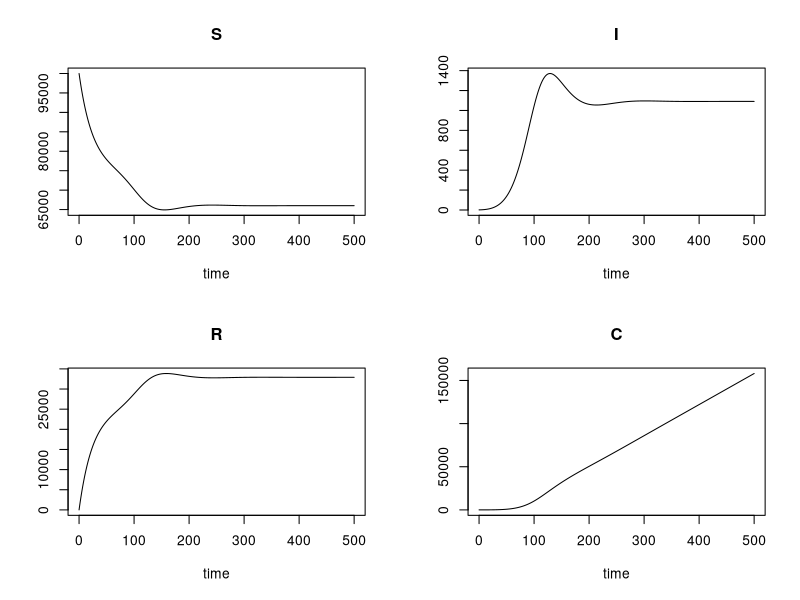
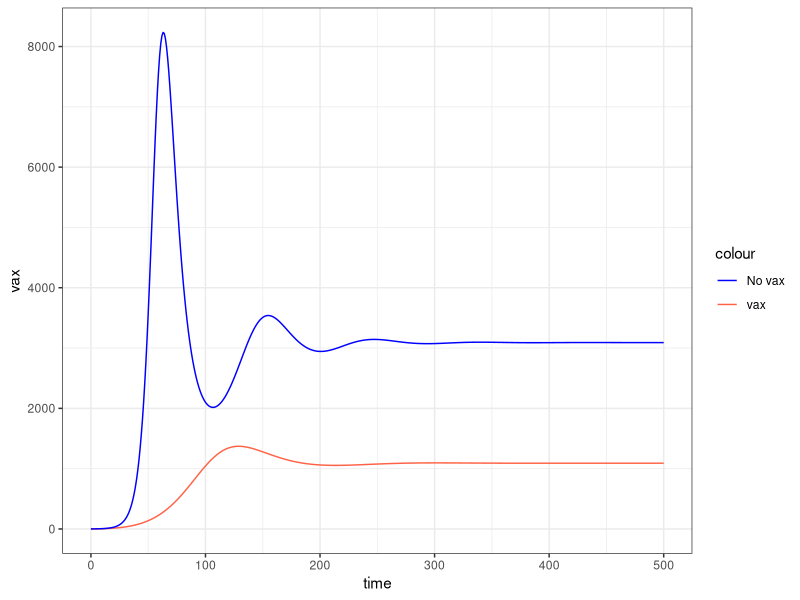
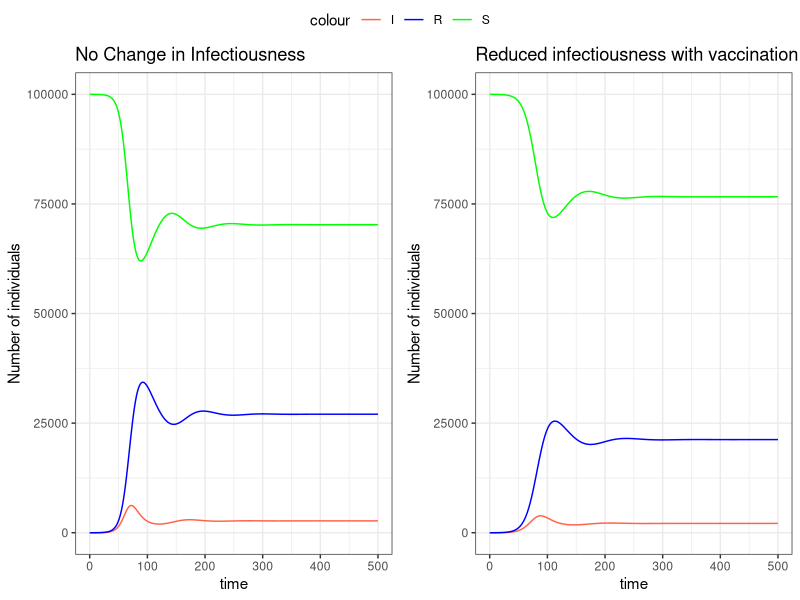
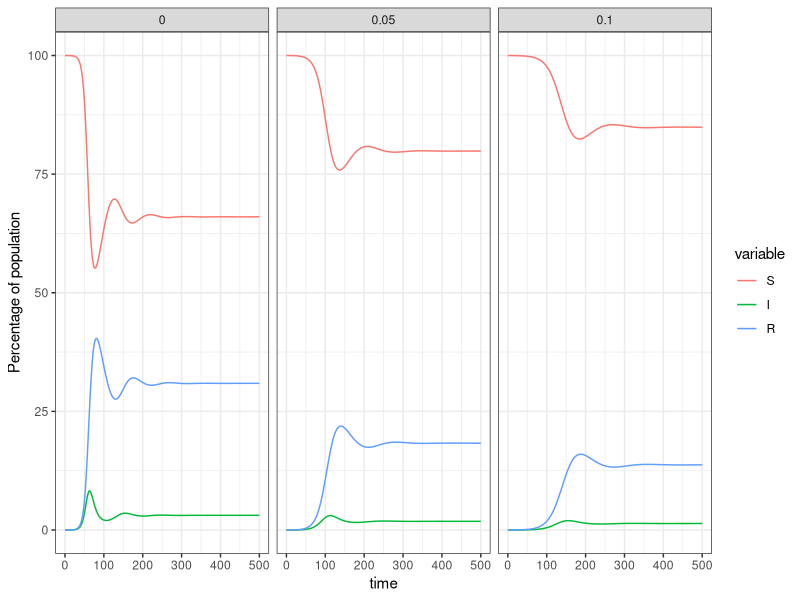
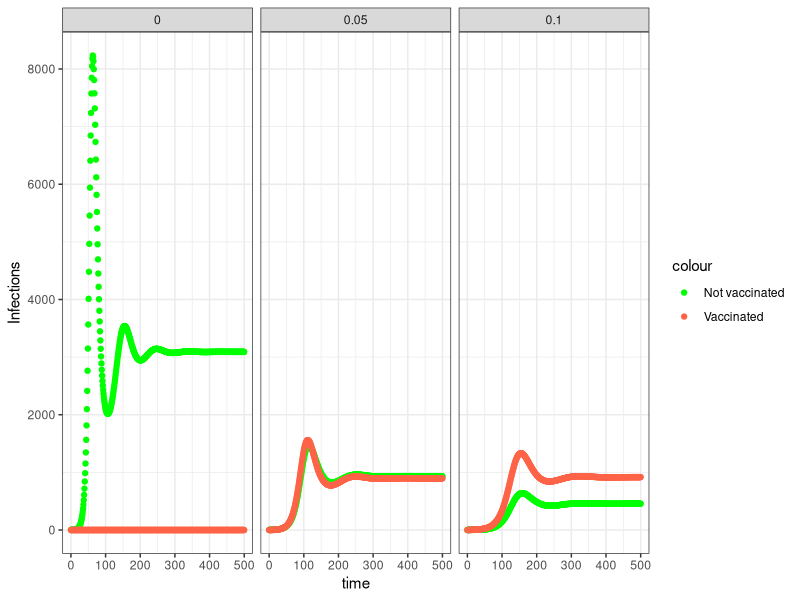
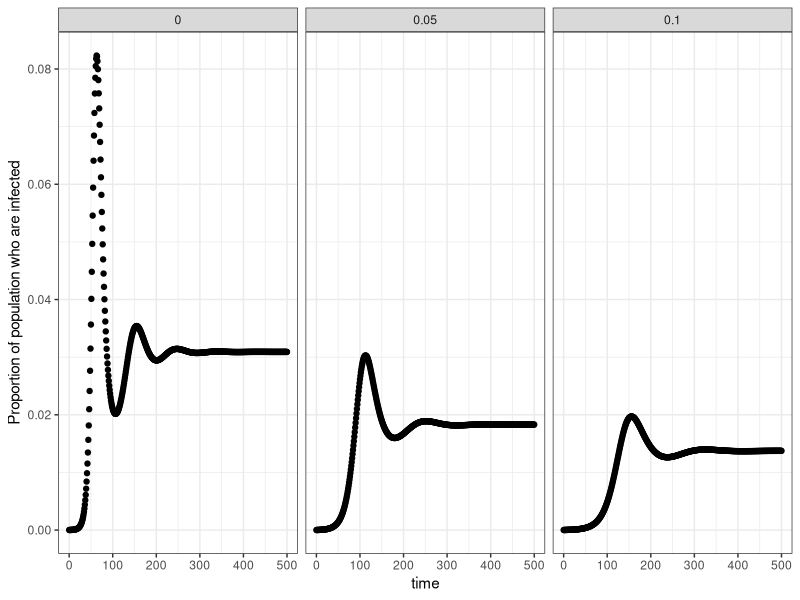
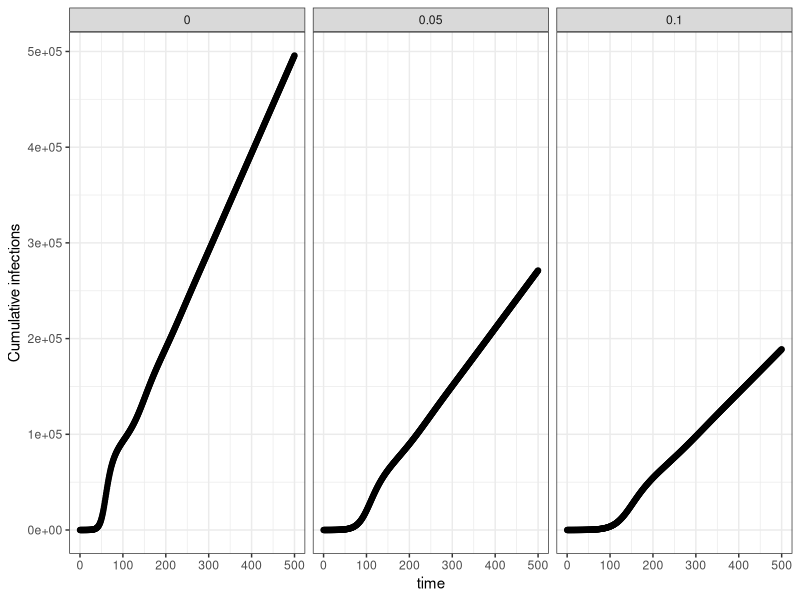
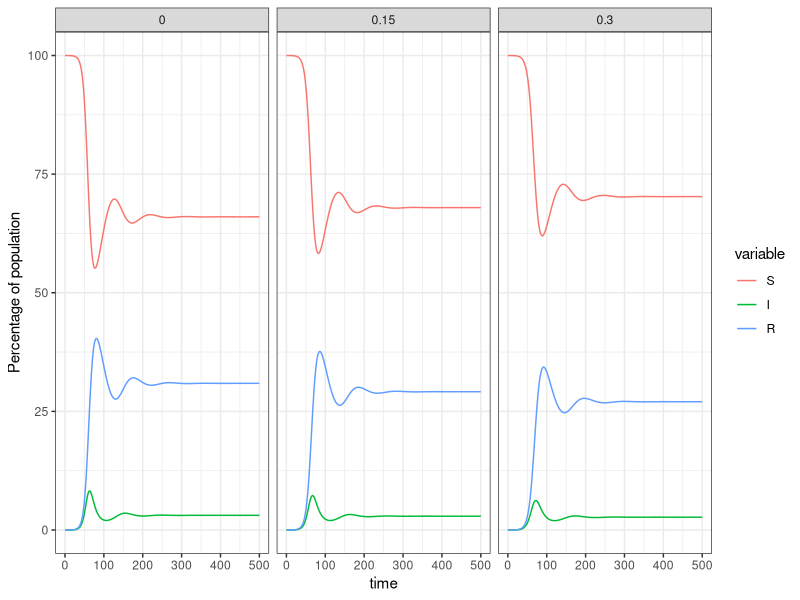

Recreate these plots in R, in order.
###############################################################################################

#SIR model with vaccination (with demography)

###############################################################################################
library(deSolve)
library(ggplot2)
library(reshape2)
library(dplyr)
library(ggpubr)

## A. Vaccination provides perfect protection from infection: S -> R ##
# Direct flow from S to R indicates those who are vaccinated and protected from infection.

#1. Define model function
OpenSIR_Vax_pp<-function(t, state, params) {
  with(as.list(c(state, params)),{
    N = S + I + R

    #SIR w/ demography equations from lecture
    dS <- -beta*S*I/N + birth*N - death*S - mu*S
    dI <- beta*S*I/N - death*I - gamma*I
    dR <- gamma*I + mu*S - death*R
    # cumulative incidence
    dC <- beta*S*I/N
    # return the rates of change as a list
    list(c(dS, dI, dR, dC))
  })
}

#2. Define parameters and starting compartment sizes
# Mu is vaccination rate.
params <- c(beta = 0.5, #effective contact rate (aka transmission rate)
                gamma = 0.3, #recovery rate (1/duration infection)
                birth = 0.03, #birth rate (per capita)
                death = 0.03, #all-cause mortality rate
                mu = 0.01 # vaccination rate
)

# Initial state distribution
state.pp <- c(S = 99999, #population of 100,000, 1 person starts of infected
              I = 1,
              R = 0,
              C = 0)

#3. Run the SIR model with perfect protection from vaccination
T_end <- 500 #run model for 500 time steps (e.g. months)
times <- seq(0, T_end, by = 1) #runs the model for 500 time steps (e.g. months), and computes output at each time step

# Run the base-case
output.vax.pp <- ode(y = state.pp, times = times, func = OpenSIR_Vax_pp, parms = params)

# Plot the base-case result
plot(output.vax.pp)

# Compare the size of I compartment when mu = 0 (no vax) and mu = 0.01 (vax)
# Copy parameters
temp_param <- params
# Set vaccination rate = 0
temp_param['mu'] = 0
# Run ode solver and save the outcome in temporary output variable
temp_output <-  ode(y = state.pp, times = times, func = OpenSIR_Vax_pp, parms = temp_param)
# Create a dataset to compare no_vax and vax output
I_dt <- data.frame(time = temp_output[,'time'], no_vax = temp_output[,'I'], vax = output.vax.pp[,'I'])
# Plot the dataset
ggplot(I_dt)+
  geom_line(aes(time,vax,color='vax'))+
  geom_line(aes(time,no_vax,color='No vax'))+
  theme_bw()+
  scale_color_manual(values=c("blue","tomato"))


## B. Vaccination provides imperfect protection from infection ##
# Vaccination usually doesn't provide perfect protection. Here, we stratify by vaccine status.
# Non-vaccinated compartments move to vaccinated compartments at rate mu.
# Total I who can infect others = sum of I_NotV and I_V.
# (1-alpha) indicates reduced susceptibility for vaccinated susceptibles; higher alpha -> lower susceptibility.

# B-1. No change in infectiousness
#1. Define model function
OpenSIR_Vax_ip1<-function(t, state, params) {
  with(as.list(c(state, params)),{
    N = S_NotV + S_V + I_NotV + I_V + R_NotV + R_V

    #compartments without vaccination
    dS_NotV <- -beta*S_NotV*(I_NotV+I_V)/N + birth*N - death*S_NotV - mu*S_NotV
    dI_NotV <- beta*S_NotV*(I_NotV+I_V)/N - death*I_NotV - gamma*I_NotV
    dR_NotV <- gamma*I_NotV - death*R_NotV
    #compartments with vaccination
    dS_V <- -beta*S_V*(I_NotV+I_V)/N*(1-alpha) - death*S_V + mu*S_NotV
    dI_V <- beta*S_V*(I_NotV+I_V)/N*(1-alpha) - death*I_V - gamma*I_V
    dR_V <- gamma*I_V - death*R_V

    #cumulative number of cases
    dC <- beta*S_NotV*(I_NotV+I_V)/N + beta*S_V*(I_NotV+I_V)/N*(1-alpha)

    # return the rates of change as a list
    list(c(dS_NotV,dS_V,dI_NotV,dI_V, dR_NotV,dR_V,dC))
  })
}

# B-2. Change in risk of infecting others with vaccination
# Apply separate beta values (beta.1 and beta.2) to I_NotV and I_V.
# Beta.2 is calculated as a fraction (mbeta) of beta.1.
OpenSIR_Vax_ip2<-function(t, state, params) {
  with(as.list(c(state, params)),{
    N = S_NotV + S_V + I_NotV + I_V + R_NotV + R_V
    beta.2 = mbeta*beta.1 # transmission rate given vaccination
    #compartments without vaccination
    dS_NotV <- -beta.1*S_NotV*I_NotV/N - beta.2*S_NotV*I_V/N + birth*N - death*S_NotV - mu*S_NotV
    dI_NotV <- beta.1*S_NotV*I_NotV/N + beta.2*S_NotV*I_V/N - death*I_NotV - gamma*I_NotV
    dR_NotV <- gamma*I_NotV - death*R_NotV
    #compartments with vaccination
    dS_V <- -beta.1*S_V*I_NotV/N*(1-alpha) - beta.2*S_V*I_V/N*(1-alpha) - death*S_V + mu*S_NotV
    dI_V <- beta.1*S_V*I_NotV/N*(1-alpha) + beta.2*S_V*I_V/N*(1-alpha) - death*I_V - gamma*I_V
    dR_V <- gamma*I_V - death*R_V

    #cumulative number of cases
    dC <- beta.1*S_NotV*I_NotV/N + beta.1*S_V*I_NotV/N*(1-alpha) + beta.2*S_NotV*I_V/N + beta.2*S_V*I_V/N*(1-alpha)

    # return the rates of change as a list
    list(c(dS_NotV,dS_V,dI_NotV,dI_V, dR_NotV,dR_V, dC))
  })
}

#2. Define parameters and starting compartment sizes
# Mu is vaccination rate.
# mbeta is 1 if no change in infectiousness with vaccination, or less than 1 if reduced infectiousness.
# alpha is vaccine effectiveness.
params <- c(beta = 0.5, #effective contact rate (aka transmission rate)
                beta.1 = 0.5, # transmission rate given no-vaccination
                mbeta = 0.5, # 1 if no change in infectiousness with vaccination,
                           # less than 1 if reduced infectiousness with vaccination
                gamma = 0.3, #recovery rate (1/duration infection)
                birth = 0.03, #birth rate (per capita)
                death = 0.03, #all-cause mortality rate
                mu = 0.01, # vaccination rate
                alpha = 0.3 # vaccine effectiveness
)

# Initial state
state.ip <- c(S_NotV = 99999,
              S_V = 0,
              I_NotV = 1,
              I_V = 0,
              R_NotV = 0,
              R_V = 0,
              C = 0)

#3. Run the SIR model with imperfect protection from vaccination
# Because each compartment is stratified, we compute the total S, I, R compartments
T_end <- 500 #run model for 500 time steps (e.g. months)
times <- seq(0, T_end, by = 1) #runs the model for 500 time steps (e.g. months), and computes output at each time step

# Run ODE solver
output.vax.ip1 <- ode(y = state.ip, times = times, func = OpenSIR_Vax_ip1, parms = params)
output.vax.ip2 <- ode(y = state.ip, times = times, func = OpenSIR_Vax_ip2, parms = params)
# Calculate S, I, and R
output.vax.ip1 <- as.data.frame(output.vax.ip1) %>%
  mutate(S = S_V + S_NotV,
         I = I_V + I_NotV,
         R = R_V + R_NotV)
output.vax.ip2 <- as.data.frame(output.vax.ip2) %>%
  mutate(S = S_V + S_NotV,
         I = I_V + I_NotV,
         R = R_V + R_NotV)

# Plot base-case outcomes and compare between the two models
g1<- ggplot(output.vax.ip1)+
        geom_line(aes(time,S,color="S"))+
        geom_line(aes(time,I,color="I"))+
        geom_line(aes(time,R,color="R"))+
        scale_color_manual(values=c("tomato","blue","green"))+
        ggtitle("No Change in Infectiousness")+
        ylab("Number of individuals")+
        theme_bw()
g2<- ggplot(output.vax.ip2)+
        geom_line(aes(time,S,color="S"))+
        geom_line(aes(time,I,color="I"))+
        geom_line(aes(time,R,color="R"))+
        scale_color_manual(values=c("tomato","blue","green"))+
        ggtitle("Reduced infectiousness with vaccination")+
        ylab("Number of individuals")+
       theme_bw()
# side-by-side plot
ggarrange(g1,g2,common.legend = TRUE)


## Sensitivity Analysis ##
# Perform sensitivity analysis on (1) vaccination rate, (2) vaccine effectiveness, and
# (3) the ratio in effective contact rate between vaccinated and non-vaccinated individuals.
# (1) and (2) use OpenSIR_Vax_ip1; (3) uses OpenSIR_Vax_ip2.

# 1. Vaccination rate (on OpenSIR_Vax_ip1)
# Discuss how changing vaccination rate changes the projected epidemic.
mu_list <- seq(0,0.1,length.out=3) # a vector of vaccination rate
mu_out_all <- data.frame() # an empty dataset to save outputs

for(this_mu in mu_list){
  temp_param <- params # copy parameters
  temp_param[['mu']] <- this_mu # replace mu
  this_out <- data.frame(ode(y = state.ip, times = times, func = OpenSIR_Vax_ip1, parms = temp_param)) # run ode solver
  # compute S, I, R and save mu in this cycle
  this_out <- this_out %>%
    mutate(N = S_NotV + S_V + I_NotV + I_V + R_NotV + R_V,
           mu = this_mu,
           S = S_NotV + S_V,#total susceptible
           I = I_NotV + I_V, # total infected
           R = R_NotV + R_V) # total recovered
  # stack the result
  if(this_mu == mu_list[1]){
    mu_out_all <- this_out
  }else{
    mu_out_all <- rbind(mu_out_all, this_out)
  }
}
# Change the output data to long-form data
mu_out_all_t <- melt(mu_out_all %>% select(time,S,I,R,N,mu), id.vars=c("time","mu","N"))
# Plot S, I, R
ggplot(mu_out_all_t) +
  geom_line(aes(x=time,y=value/N*100,color=variable))+
  ylab("Percentage of population")+
  facet_wrap(.~mu)+
  theme_bw()
# Plot I stratified by vaccination status
ggplot(mu_out_all)+
  geom_point(aes(x=time,y=I_NotV,color='Not vaccinated'))+
  geom_point(aes(x=time,y=I_V,color='Vaccinated'))+
  ylab("Infections")+
  facet_wrap(.~mu)+
  scale_color_manual(values=c("green","tomato"))+
  theme_bw()
# Plot prevalence of I (I/N)
ggplot(mu_out_all) +
  geom_point(aes(x=time,y=I/N))+
  facet_wrap(.~mu)+
  ylab("Proportion of population who are infected")+
  theme_bw()
# Cumulative number of infections
ggplot(mu_out_all) +
  geom_point(aes(x=time,y=C))+
  facet_wrap(.~mu)+
  ylab("Cumulative infections")+
  theme_bw()


# 2. Vaccine effectiveness
# How does increasing vaccine effectiveness change the projected epidemic?
alpha_list <- seq(0,0.3,length.out=3) # a vector of vaccine effectiveness
alpha_out_all <- data.frame() # an empty dataset to save outputs

for(this_alpha in alpha_list){
  temp_param <- params # copy parameters
  temp_param[['alpha']] <- this_alpha # replace alpha
  this_out <- data.frame(ode(y = state.ip, times = times, func = OpenSIR_Vax_ip1, parms = temp_param)) # run ode solver
  # compute S, I, R and save mu in this cycle
  this_out <- this_out %>%
    mutate(N = S_NotV + S_V + I_NotV + I_V + R_NotV + R_V,
           alpha = this_alpha,
           S = S_NotV + S_V,
           I = I_NotV + I_V,
           R = R_NotV + R_V)
  # Stack the result
  if(this_alpha == alpha_list[1]){
    alpha_out_all <- this_out
  }else{
    alpha_out_all <- rbind(alpha_out_all, this_out)
  }
}
# Change the outcome data to long-form data
alpha_out_all_t <- melt(alpha_out_all%>% select(time,S,I,R,N,alpha), id.vars=c("time","alpha","N"))
# Plot S, I, R
ggplot(alpha_out_all_t) +
  geom_line(aes(x=time,y=value/N*100,color=variable))+
  ylab("Percentage of population")+
  facet_wrap(.~alpha)+
  theme_bw()
# Plot S, I, R stratified by vaccination status
ggplot(alpha_out_all)+
  geom_point(aes(x=time,y=I_NotV,color='Not vaccinated'))+
  geom_point(aes(x=time,y=I_V,color='Vaccinated'))+
  ylab("Infections")+
  facet_wrap(.~alpha)+
  scale_color_manual(values=c("green","tomato"))+
  theme_bw()
# Plot prevalence of I
ggplot(alpha_out_all) +
  geom_point(aes(x=time,y=I/N))+
  facet_wrap(.~alpha)+
  ylab("Prevalence of infection")+
  theme_bw()
# Plot cumulative number of infections
ggplot(alpha_out_all) +
  geom_point(aes(x=time,y=C))+
  facet_wrap(.~alpha)+
  ylab("Cumulative infections")+
  theme_bw()
# Breakthrough infection
ggplot(alpha_out_all)+
  geom_point(aes(x=time,y=I_V))+
  facet_wrap(.~alpha)+
  ylab("Number of breakthrough infections")+
  theme_bw()


# 3. Ratio of effective contact rate among infected individuals with and without vaccination
# How does the projected epidemic change as we decrease the ratio of effective contact rate?
mbeta_list <- seq(1,0.7,length.out=3) # a vector of mbeta
mbeta_out_all <- data.frame() # an empty dataset to save outputs

for(this_mbeta in mbeta_list){
  temp_param <- params # copy parameters
  temp_param[['mbeta']] <- this_mbeta # replace mbeta
  this_out <- data.frame(ode(y = state.ip, times = times, func = OpenSIR_Vax_ip2, parms = temp_param)) # run ode solver
  # compute S,I,R and save mbeta in this cycle
  this_out <- this_out %>%
    mutate(N = S_NotV + S_V + I_NotV + I_V + R_NotV + R_V,
           mbeta = this_mbeta,
           S = S_NotV + S_V,
           I = I_NotV + I_V,
           R = R_NotV + R_V)
  # Stack the result
  if(this_mbeta == mbeta_list[1]){
    mbeta_out_all <- this_out
  }else{
    mbeta_out_all <- rbind(mbeta_out_all, this_out)
  }
}
# change the data to long-form data
mbeta_out_all_t <- melt(mbeta_out_all%>% select(time,S,I,R,N,mbeta), id.vars=c("time","mbeta","N"))
# Plot S,I,R
ggplot(mbeta_out_all_t) +
  geom_line(aes(x=time,y=value/N*100,color=variable))+
  facet_wrap(.~mbeta)+
  ylab("Proportion of population")+
  theme_bw()
# plot cumulative number of infections
ggplot(mbeta_out_all) +
  geom_point(aes(x=time,y=C))+
  facet_wrap(.~mbeta)+
  ylab("Cumulative infections")+
  theme_bw()
